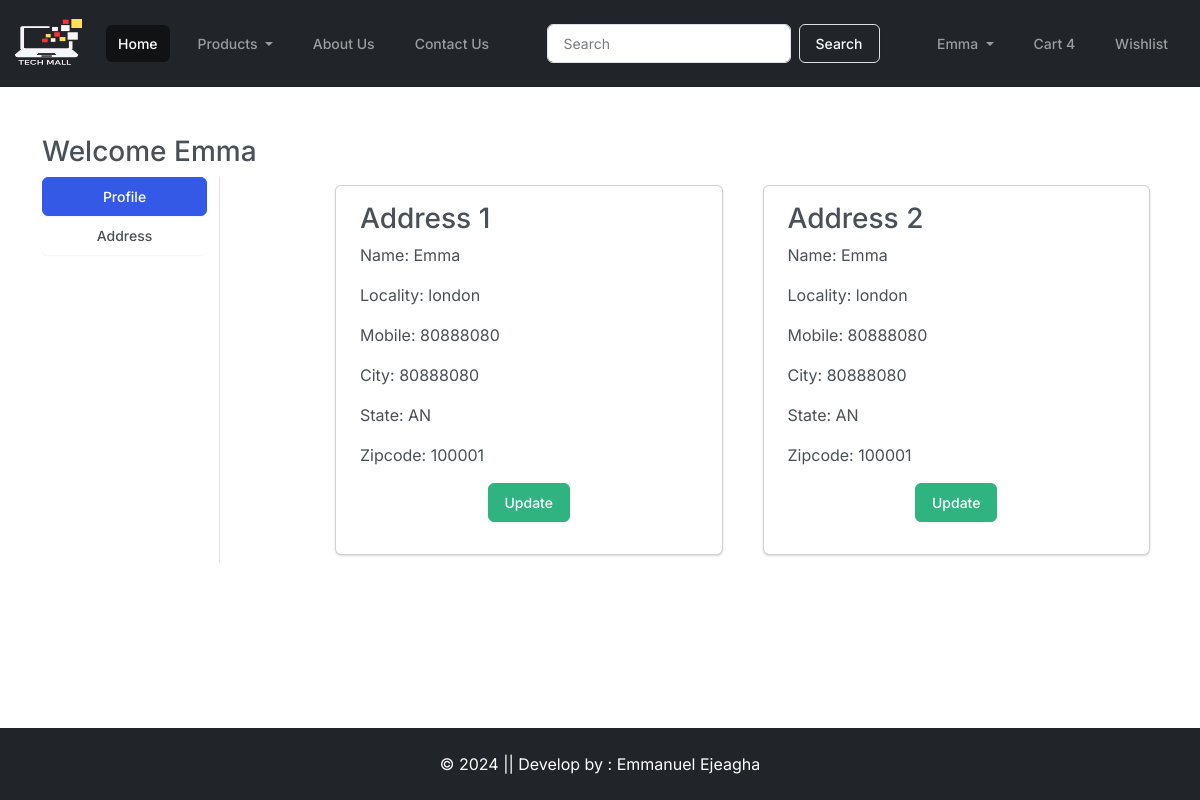
The app's page /address/ (signed in), older data.
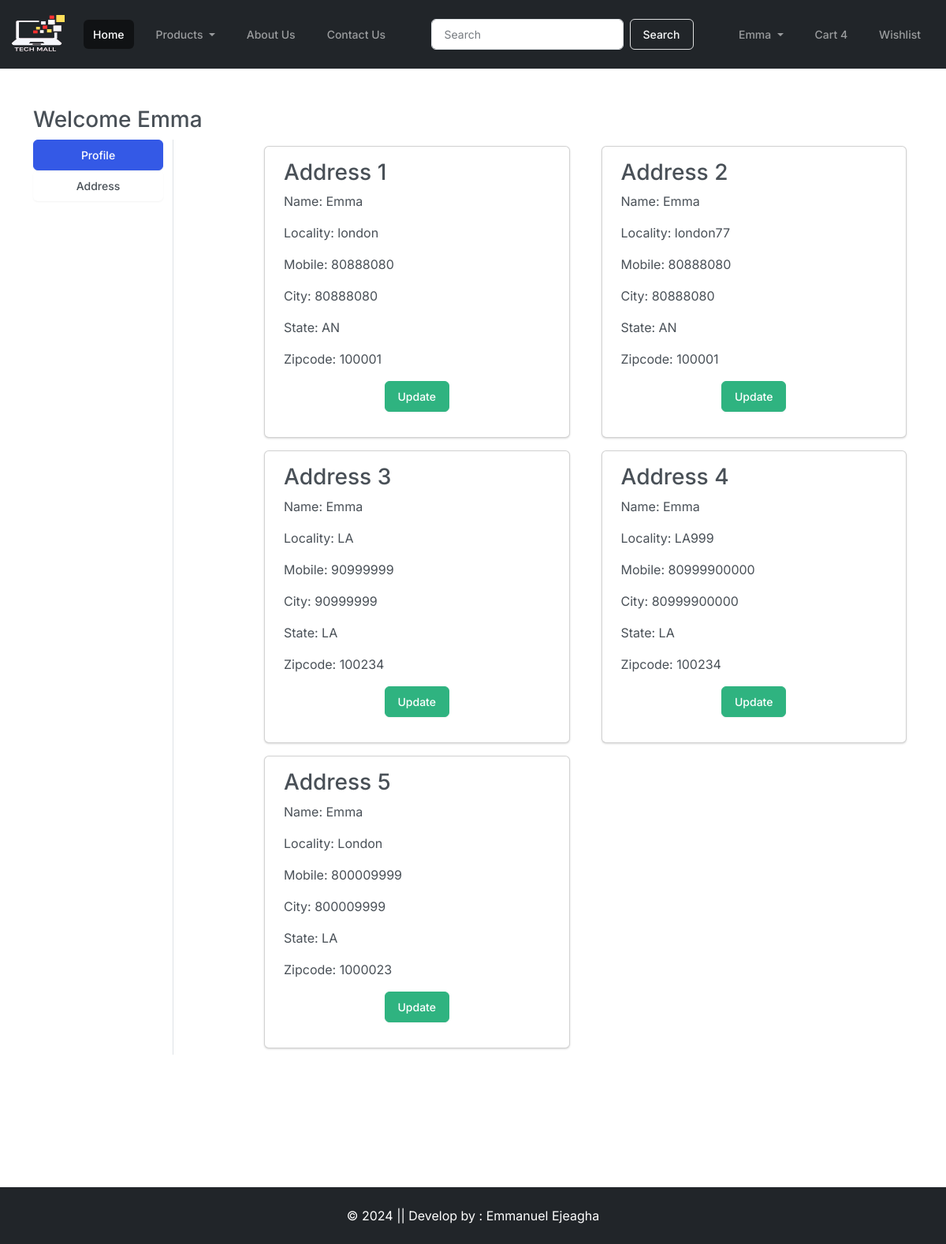
The same page, newer data.
### app/models.py (models this page shows, shortened)
class Customer(models.Model):
    user = models.ForeignKey(User, on_delete=models.CASCADE)
    name = models.CharField(max_length=200)
    locality = models.CharField(max_length=200)
    city = models.CharField(max_length=50)
    mobile = models.IntegerField(default=0)
    zipcode = models.IntegerField()
    state = models.CharField(choices=STATE_CHOICES, max_length=100)

### app/views.py (the view)
# urls.py: path('address/', views.address, name='address'),
def address(request):
    add = Customer.objects.filter(user=request.user)
    return render(request, 'app/address.html', {'add': add})

### templates/app/address.html (shortened to what this page needs)
{% extends 'app/base.html' %}
{% load static %}
{% block main-content %}
<div class="container mt-5">
    <div class="row">
        <h3>Welcome <span class="text-capitalize">{{request.user}}</span> </h3>
        <div class="col-sm-2 border-end">
            <ul class="list-unstyled">
                <li class="d-grid"><a href="{% url 'profile' %}" class="btn btn-primary">Profile</a></li>
                <li class="d-grid"><a href="{% url 'address' %}" class="btn ">Address</a></li>
            </ul>
        </div>
        <div class="col-sm-9 offset-sm-1">
            <div class="row">
                {% for ad in add %}
                <div class="col-sm-6">
                    <div class="card m-2">
                     <div class="card-body">
                      <h3>Address {{forloop.counter}}</h3>
                      <p>Name: {{ad.name}}</p>
                      <p>Locality: {{ad.locality}}</p>
                      <p>Mobile: {{ad.mobile}}</p>
                      <p>City: {{ad.mobile}}</p>
                      <p>State: {{ad.state}}</p>
                      <p>Zipcode: {{ad.zipcode}}</p>
                      <p class="text-center"><a href="{% url 'updateAddress' pk=ad.id %}" class="btn btn-success" type="button">Update</a></p>
                     </div>
                    </div>
                </div>
                {% endfor %}
            </div>
        </div>
    </div>
</div>
<br><br>
<br><br>
{% endblock main-content %}

Row changes from the older to the newer data that the page shows:
changed Customer: locality "london" → "london77"
added Customer: name "Emma", locality "LA", mobile "90999999", state "LA", zipcode "100234"
added Customer: name "Emma", locality "LA999", mobile "80999900000", state "LA", zipcode "100234"
added Customer: name "Emma", locality "London", mobile "800009999", state "LA", zipcode "1000023"
